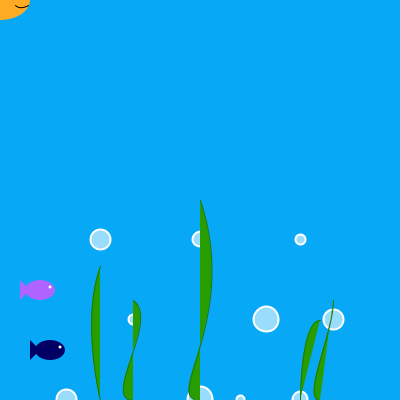
Frame 1 (no input)
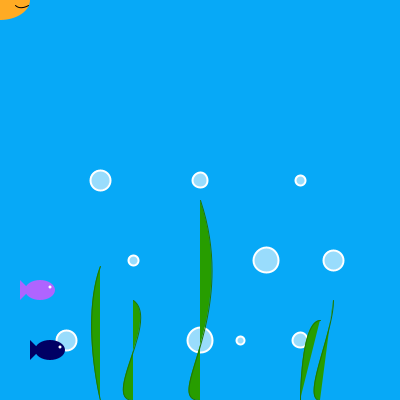
Frame 60 (the mouse pressed at the canvas centre just before this capture)
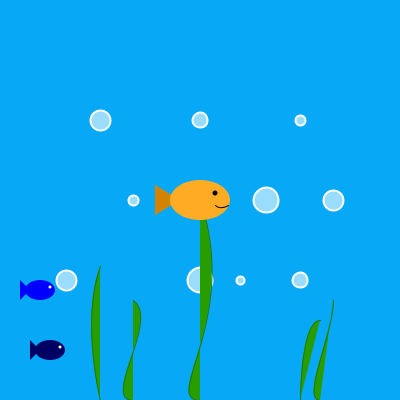
Frame 120 (the mouse held since frame 60 and released just before this capture)

The Processing sketch that drew these frames (run headless with seeded random() and noise(); from frame 60 on, the mouse is pressed at the canvas centre):

// Processing sketch: processing_96247
// ── processing_96247.pde

/*
Pràctica 2_b
Ona Bombí Aymerich
Grup 02 
Informàtica 
2n GEDI 2012-2013
*/

// DECLARACIÓ DE VARIABLES
color colorXY;
int b1;
int b2;
int b3;

// CONFIGURACIÓ
void setup()
{
  size(400,400);
  b1=height;
  b2=height*4/5;
  b3=height*3/5; 
}

// DIBUIX
void draw()
{

background(7,169,247);

// Bombolles 
fill(255,255,255,150);
stroke(255,255,255);
strokeWeight(2);

// b1
b1=b1-1;
ellipse(width/6,b1,20,20);
ellipse(width/2,b1,25,25);
ellipse(width*3/4,b1,15,15);
ellipse(width*3/5,b1,8,8);

// Reiniciar el moviment de b1
if(b1<0){
  b1=height;
}

// b2
b2=b2-1;
ellipse(width/3,b2,10,10);
ellipse(width*5/6,b2,20,20);
ellipse(width*2/3,b2,25,25);

// Reiniciar el moviment de b2
if(b2<0){
  b2=height*4/5;
}


// b3
b3=b3-1;
ellipse(width/4,b3,20,20);
ellipse(width/2,b3,15,15);
ellipse(width*3/4,b3,10,10);

// Reiniciar el moviment de b3
if(b3<0){
  b3=height*3/5;
}

// Peix fix 1
noStroke();
// Canvi de color del cos en funció del moviment del cursor
colorXY=color(175-mouseX,100-mouseY,255);
fill(colorXY);
// Cua
triangle(20,300,20,280,30,290);
//Cos
ellipse(40,290,30,20);
// Ull
fill(255);
ellipse(50,287,3,3);

// Peix fix 2
noStroke();
// Canvi de color del cos en funció del moviment del cursor
colorXY=color(mouseX-200,mouseY-255,100);
fill(colorXY);
// Cua
triangle(30,360,30,340,40,350);
//Cos
ellipse(50,350,30,20);
// Ull
fill(255);
ellipse(60,347,3,3);


// Algues marines
fill(39,157,0);
stroke(31,118,2);
strokeWeight(1);
bezier(width/3,height,width/4,height,width*2/5,height*4/5,width/3,height*3/4);
bezier(width/2,height,width*2/5,height,width*3/5,height*4/5,width/2,height*2/4);
bezier(width*3/4,height,width*3/4,height,width*3/4,height*4/5,width*4/5,height*4/5);
bezier(width*4/5,height,width*3/4,height,width*5/6,height*5/6,width*5/6,height*3/4);
bezier(width/4,height,width/4,height,width*1/5,height*4/5,width/4,height*6/9);


// Peix que es mou en funció del moviment cursor
noStroke();
// Cua
fill(211,131,2);
triangle(mouseX-45,mouseY+15,mouseX-45,mouseY-15,mouseX-20,mouseY);
//Cos
fill(255,171,36);
ellipse(mouseX,mouseY,60,40);
// Ull
fill(0);
ellipse(mouseX+15,mouseY-7,5,5);
// Boca
noFill();
stroke(0);
bezier(mouseX+28,mouseY+5,mouseX+28,mouseY+5,mouseX+20,mouseY+10,mouseX+15,mouseY+5);


// Ocultar el cursor
noCursor();

}
